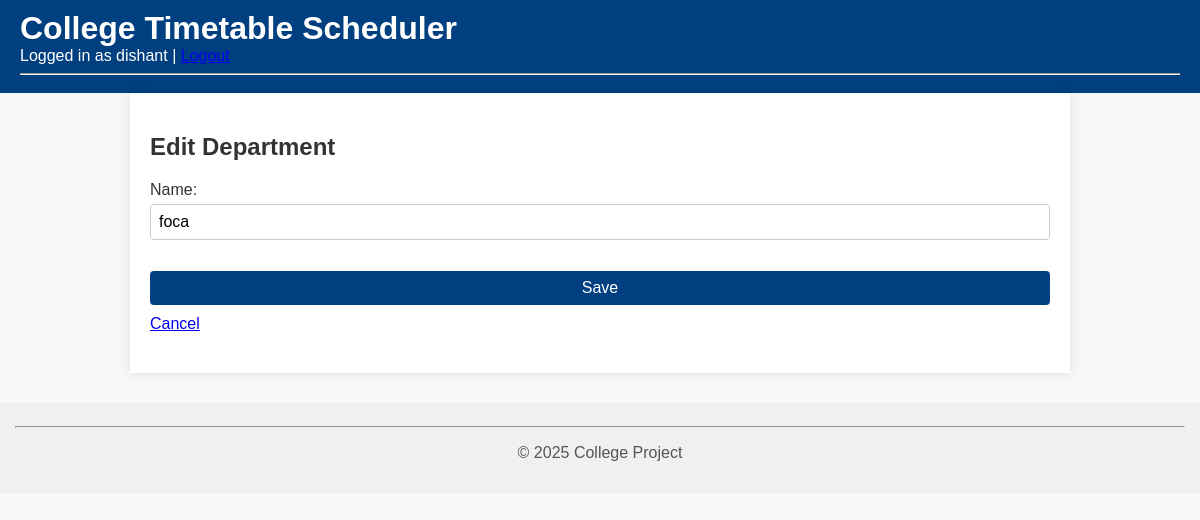
The app's page /timetable/admin/departments/8/edit/ (signed in) with its own data.
### users/models.py (models this page shows)
class User(AbstractUser):
    is_admin = models.BooleanField(default=False)

### timetable/models.py (models this page shows, shortened)
class Department(models.Model):
    name = models.CharField(max_length=100)

### timetable/views.py (the view)
# urls.py: path('admin/departments/<int:pk>/edit/', views.department_edit, name='department_edit'),
@admin_required
def department_edit(request, pk):
    return add_edit_view(request, Department, DepartmentForm, pk=pk, template='admin_dashboard/department_form.html', redirect_name='department_list')

### timetable/forms.py
class DepartmentForm(forms.ModelForm):
    class Meta:
        model = Department
        fields = ['name']

### timetable/views.py (called while the page is built)
def admin_required(view_func):
    return login_required(user_passes_test(lambda u: u.is_admin)(view_func))

def add_edit_view(request, model, form_class, pk=None, template=None, context_name='form', redirect_name=None):
    instance = get_object_or_404(model, pk=pk) if pk else None
    if request.method == 'POST':
        form = form_class(request.POST, instance=instance)
        if form.is_valid():
            form.save()
            return redirect(redirect_name)
    else:
        form = form_class(instance=instance)
    return render(request, template, {context_name: form})

### templates/admin_dashboard/department_form.html (shortened to what this page needs)
{% extends 'base.html' %}
{% block content %}
<h2>{{ form.instance.pk|yesno:"Edit Department,Add Department" }}</h2>
<form method="post">
  {{ form.as_p }}
  <button type="submit">Save</button>
  <a href="{% url 'department_list' %}">Cancel</a>
</form>
{% endblock %}

### templates/base.html (shortened to what this page needs)
{%load static%}
<!DOCTYPE html>
<html lang="en">
<head>
    <link rel="stylesheet" href="{% static 'css/style.css' %}">
</head>
<body>
    <header>
        <h1>College Timetable Scheduler</h1>
        {% if user.is_authenticated %}
            Logged in as {{ user.username }} | <a href="{% url 'logout' %}">Logout</a>
        {% else %}
            <a href="{% url 'login' %}">Login</a>
        {% endif %}
        <hr>
    </header>
    <main>
        {% block content %}{% endblock %}
    </main>
    <footer>
        <hr>
        <p>&copy; 2025 College Project</p>
    </footer>
</body>
</html>

### static/css/style.css (style rules this page uses)
body { font-family: Arial, sans-serif; margin: 0; padding: 0; background-color: #f7f7f7; color: #333; }
header { background-color: #004080; color: white; padding: 10px 20px; }
header h1 { margin: 0; }
main { padding: 20px; max-width: 900px; margin: auto; background-color: white; box-shadow: 0 0 10px rgba(0,0,0,0.1); }
footer { text-align: center; padding: 15px; background-color: #f0f0f0; margin-top: 30px; color: #555; }
form { margin-bottom: 20px; }
input, select, textarea, button { padding: 8px; font-size: 1rem; margin-top: 5px; margin-bottom: 10px; border: 1px solid #ccc; border-radius: 4px; width: 100%; box-sizing: border-box; }
button { background-color: #004080; color: white; border: none; cursor: pointer; }

### records on screen
User: username "dishant"
Department: instance.pk "Edit Department", name "foca"
